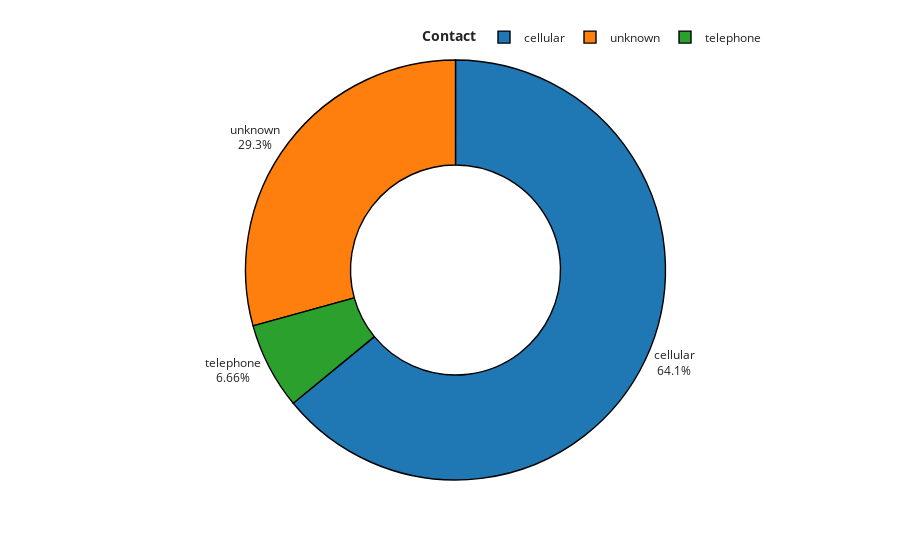

Notebook code for this chart:
### Code cell
fig=px.pie(df.contact.value_counts().reset_index().rename(columns={'index':'Contact','contact':'Count'}),names='Contact',values='Count',hole=0.5,template='simple_white')
fig.update_traces(marker=dict(line=dict(color='#000000', width=1.4)))
fig.update_layout(title_x=0.5,showlegend=True,legend_title_text='<b>Contact')
fig.update_traces(textposition='outside', textinfo='percent+label')
fig.update_layout(title_x=0.5,legend=dict(orientation='h',yanchor='bottom',y=1.02,xanchor='right',x=1))
fig.show()

### Figure 1 — Plotly figure (JSON) as saved in the notebook; plotly's stock layout.template omitted (floating-point values rounded to 4 significant figures)
{"data": [{"domain": {"x": [0, 1], "y": [0, 1]}, "hole": 0.5, "hovertemplate": "Contact=%{label}<br>Count=%{value}<extra></extra>", "labels": ["cellular", "unknown", "telephone"], "legendgroup": "", "marker": {"line": {"color": "#000000", "width": 1.4}}, "name": "", "showlegend": true, "textinfo": "percent+label", "textposition": "outside", "type": "pie", "values": [2896, 1324, 301]}], "layout": {"legend": {"orientation": "h", "title": {"text": "<b>Contact"}, "tracegroupgap": 0, "x": 1, "xanchor": "right", "y": 1.02, "yanchor": "bottom"}, "margin": {"t": 60}, "showlegend": true, "title": {"x": 0.5}}}
